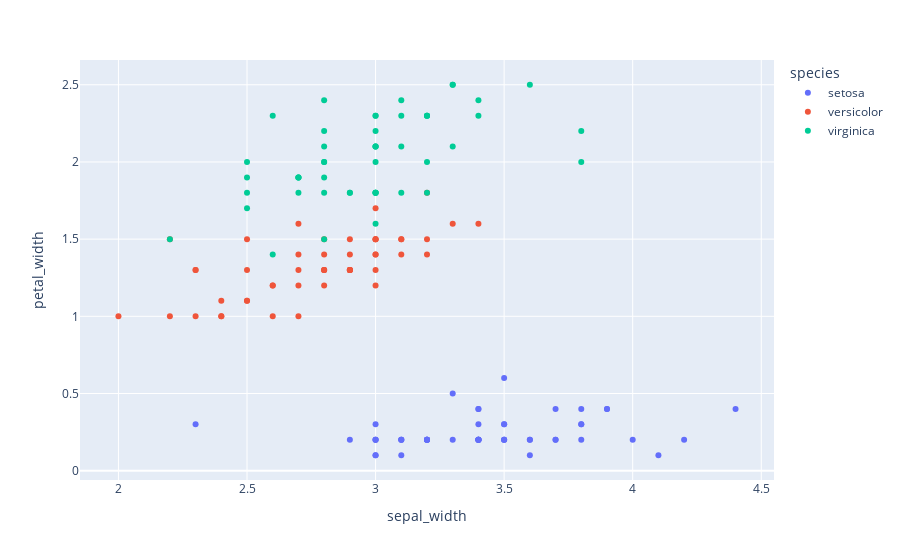

Write notebook code for a chart like this one.
### Code cell
fig = px.scatter(df, x="sepal_width", y="petal_width", color="species")
fig.show()

### Figure 1 — Plotly figure (JSON) as saved in the notebook; plotly's stock layout.template omitted (floating-point values rounded to 4 significant figures)
{"data": [{"hovertemplate": "species=setosa<br>sepal_width=%{x}<br>petal_width=%{y}<extra></extra>", "legendgroup": "setosa", "marker": {"color": "#636efa", "symbol": "circle"}, "mode": "markers", "name": "setosa", "orientation": "v", "showlegend": true, "type": "scatter", "x": [3.5, 3, 3.2, 3.1, 3.6, 3.9, 3.4, 3.4, 2.9, 3.1, 3.7, 3.4, 3, 3, 4, 4.4, 3.9, 3.5, 3.8, 3.8, 3.4, 3.7, 3.6, 3.3, 3.4, 3, 3.4, 3.5, 3.4, 3.2, 3.1, 3.4, 4.1, 4.2, 3.1, 3.2, 3.5, 3.6, 3, 3.4, 3.5, 2.3, 3.2, 3.5, 3.8, 3, 3.8, 3.2, 3.7, 3.3], "xaxis": "x", "y": [0.2, 0.2, 0.2, 0.2, 0.2, 0.4, 0.3, 0.2, 0.2, 0.1, 0.2, 0.2, 0.1, 0.1, 0.2, 0.4, 0.4, 0.3, 0.3, 0.3, 0.2, 0.4, 0.2, 0.5, 0.2, 0.2, 0.4, 0.2, 0.2, 0.2, 0.2, 0.4, 0.1, 0.2, 0.2, 0.2, 0.2, 0.1, 0.2, 0.2, 0.3, 0.3, 0.2, 0.6, 0.4, 0.3, 0.2, 0.2, 0.2, 0.2], "yaxis": "y"}, {"hovertemplate": "species=versicolor<br>sepal_width=%{x}<br>petal_width=%{y}<extra></extra>", "legendgroup": "versicolor", "marker": {"color": "#EF553B", "symbol": "circle"}, "mode": "markers", "name": "versicolor", "orientation": "v", "showlegend": true, "type": "scatter", "x": [3.2, 3.2, 3.1, 2.3, 2.8, 2.8, 3.3, 2.4, 2.9, 2.7, 2, 3, 2.2, 2.9, 2.9, 3.1, 3, 2.7, 2.2, 2.5, 3.2, 2.8, 2.5, 2.8, 2.9, 3, 2.8, 3, 2.9, 2.6, 2.4, 2.4, 2.7, 2.7, 3, 3.4, 3.1, 2.3, 3, 2.5, 2.6, 3, 2.6, 2.3, 2.7, 3, 2.9, 2.9, 2.5, 2.8], "xaxis": "x", "y": [1.4, 1.5, 1.5, 1.3, 1.5, 1.3, 1.6, 1, 1.3, 1.4, 1, 1.5, 1, 1.4, 1.3, 1.4, 1.5, 1, 1.5, 1.1, 1.8, 1.3, 1.5, 1.2, 1.3, 1.4, 1.4, 1.7, 1.5, 1, 1.1, 1, 1.2, 1.6, 1.5, 1.6, 1.5, 1.3, 1.3, 1.3, 1.2, 1.4, 1.2, 1, 1.3, 1.2, 1.3, 1.3, 1.1, 1.3], "yaxis": "y"}, {"hovertemplate": "species=virginica<br>sepal_width=%{x}<br>petal_width=%{y}<extra></extra>", "legendgroup": "virginica", "marker": {"color": "#00cc96", "symbol": "circle"}, "mode": "markers", "name": "virginica", "orientation": "v", "showlegend": true, "type": "scatter", "x": [3.3, 2.7, 3, 2.9, 3, 3, 2.5, 2.9, 2.5, 3.6, 3.2, 2.7, 3, 2.5, 2.8, 3.2, 3, 3.8, 2.6, 2.2, 3.2, 2.8, 2.8, 2.7, 3.3, 3.2, 2.8, 3, 2.8, 3, 2.8, 3.8, 2.8, 2.8, 2.6, 3, 3.4, 3.1, 3, 3.1, 3.1, 3.1, 2.7, 3.2, 3.3, 3, 2.5, 3, 3.4, 3], "xaxis": "x", "y": [2.5, 1.9, 2.1, 1.8, 2.2, 2.1, 1.7, 1.8, 1.8, 2.5, 2, 1.9, 2.1, 2, 2.4, 2.3, 1.8, 2.2, 2.3, 1.5, 2.3, 2, 2, 1.8, 2.1, 1.8, 1.8, 1.8, 2.1, 1.6, 1.9, 2, 2.2, 1.5, 1.4, 2.3, 2.4, 1.8, 1.8, 2.1, 2.4, 2.3, 1.9, 2.3, 2.5, 2.3, 1.9, 2, 2.3, 1.8], "yaxis": "y"}], "layout": {"legend": {"title": {"text": "species"}, "tracegroupgap": 0}, "margin": {"t": 60}, "xaxis": {"anchor": "y", "domain": [0, 1], "title": {"text": "sepal_width"}}, "yaxis": {"anchor": "x", "domain": [0, 1], "title": {"text": "petal_width"}}}}
